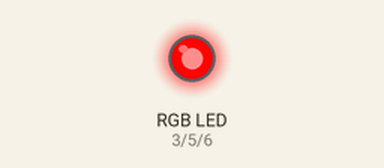
Recording of a sketch running on a simulated Arduino Uno, built with avr-gcc and run on an emulated ATmega328P. Parts: an RGB LED mixed from three pins (HIGH = lit). Dim RGB values are drawn brighter than linear.

Above: at 0.05 s.
At 0.9 s:
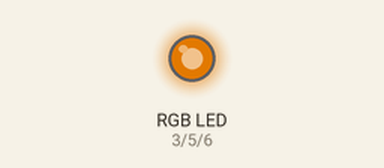
At 1.8 s:
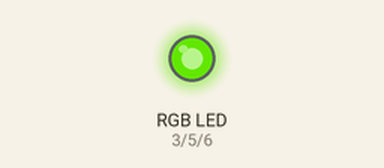
At 3.6 s:
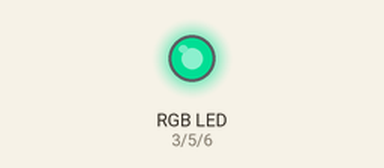
At 5.4 s:
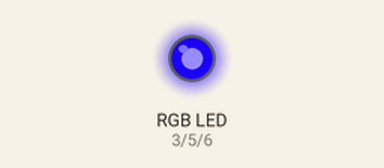
At 7.2 s:
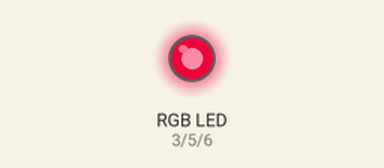
Timing chart, 0 to 10.0 s (numbered marks = the images above):
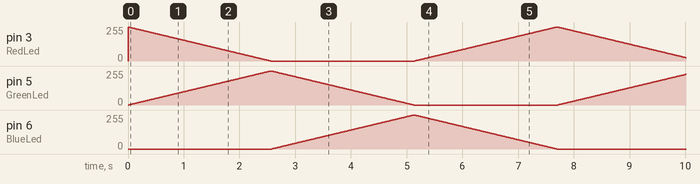

The sketch:

Arduino.ino
```cpp
const int RedLed = 3;
const int GreenLed = 5;
const int BlueLed = 6;

void setup()
{
  // 아무런 작업을 하지 않습니다.
}

void loop()
{
  for (int i = 0; i <= 255; i++)
  {
    ledOutPut(255 - i, i, 0);
    delay(10);
  }
  for (int i = 0; i <= 255; i++)
  {
    ledOutPut(0, 255 - i, i);
    delay(10);
  }
  for (int i = 0; i <= 255; i++)
  {
    ledOutPut(i, 0, 255 - i);
    delay(10);
  }
}

void ledOutPut(int red, int green, int blue)
{
  analogWrite(RedLed, red);
  analogWrite(GreenLed, green);
  analogWrite(BlueLed, blue);
}
```
